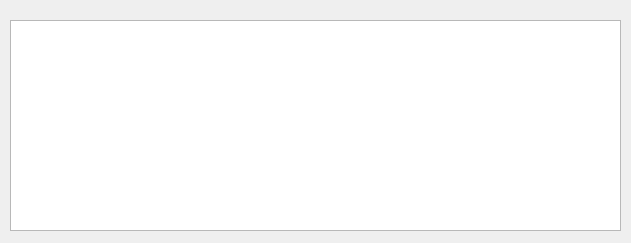
<?xml version="1.0" encoding="UTF-8"?>
<ui version="4.0">
 <class>logui</class>
 <widget class="QDialog" name="logui">
  <property name="enabled">
   <bool>true</bool>
  </property>
  <property name="geometry">
   <rect>
    <x>0</x>
    <y>0</y>
    <width>631</width>
    <height>243</height>
   </rect>
  </property>
  <property name="font">
   <font>
    <family>Times New Roman</family>
   </font>
  </property>
  <property name="windowTitle">
   <string>Log</string>
  </property>
  <widget class="QTextBrowser" name="textBrowser">
   <property name="geometry">
    <rect>
     <x>10</x>
     <y>20</y>
     <width>611</width>
     <height>211</height>
    </rect>
   </property>
  </widget>
 </widget>
 <resources/>
 <connections/>
</ui>
